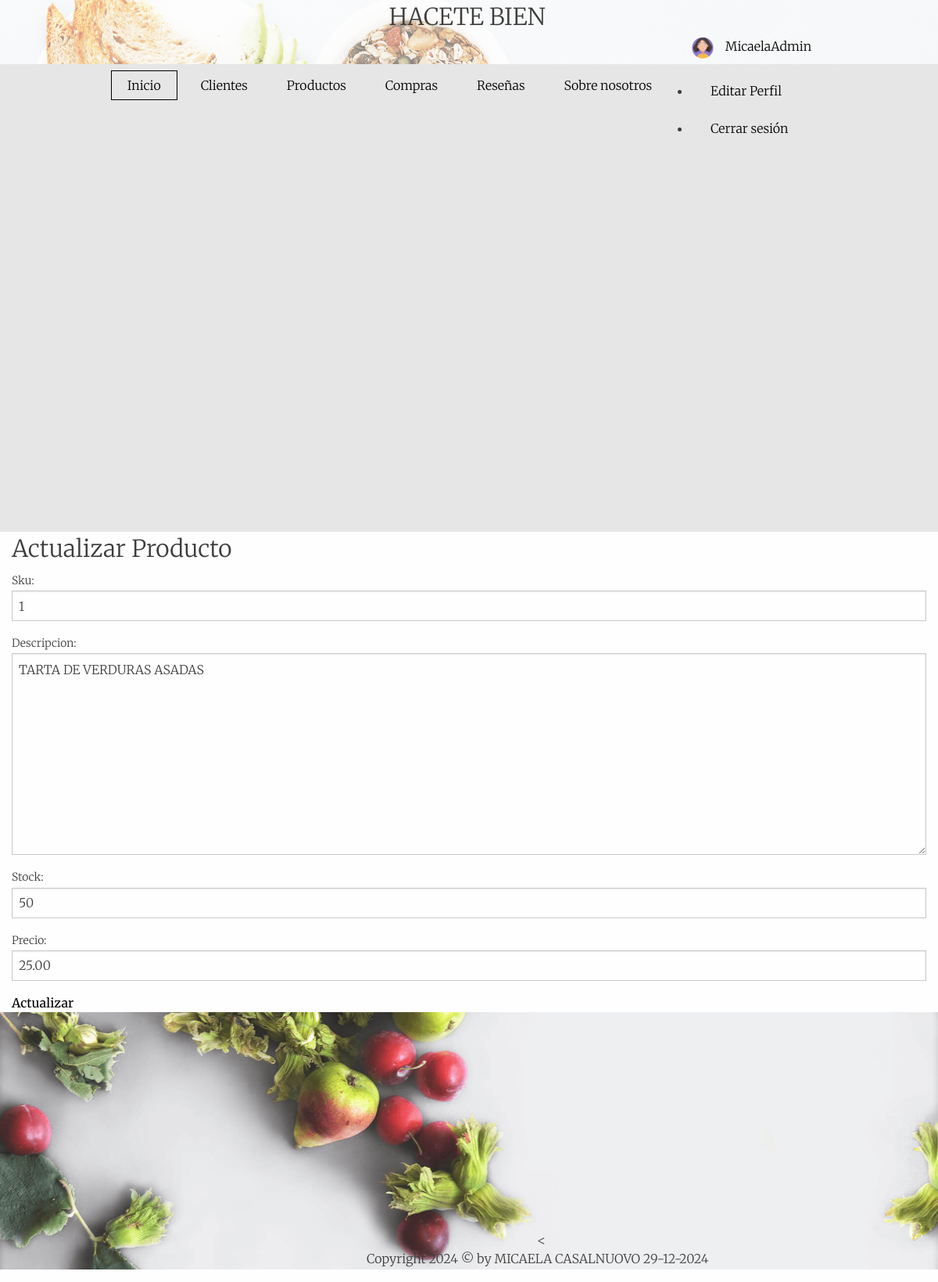
The app's page /Users/producto/actualizar/1/ (signed in), older data.
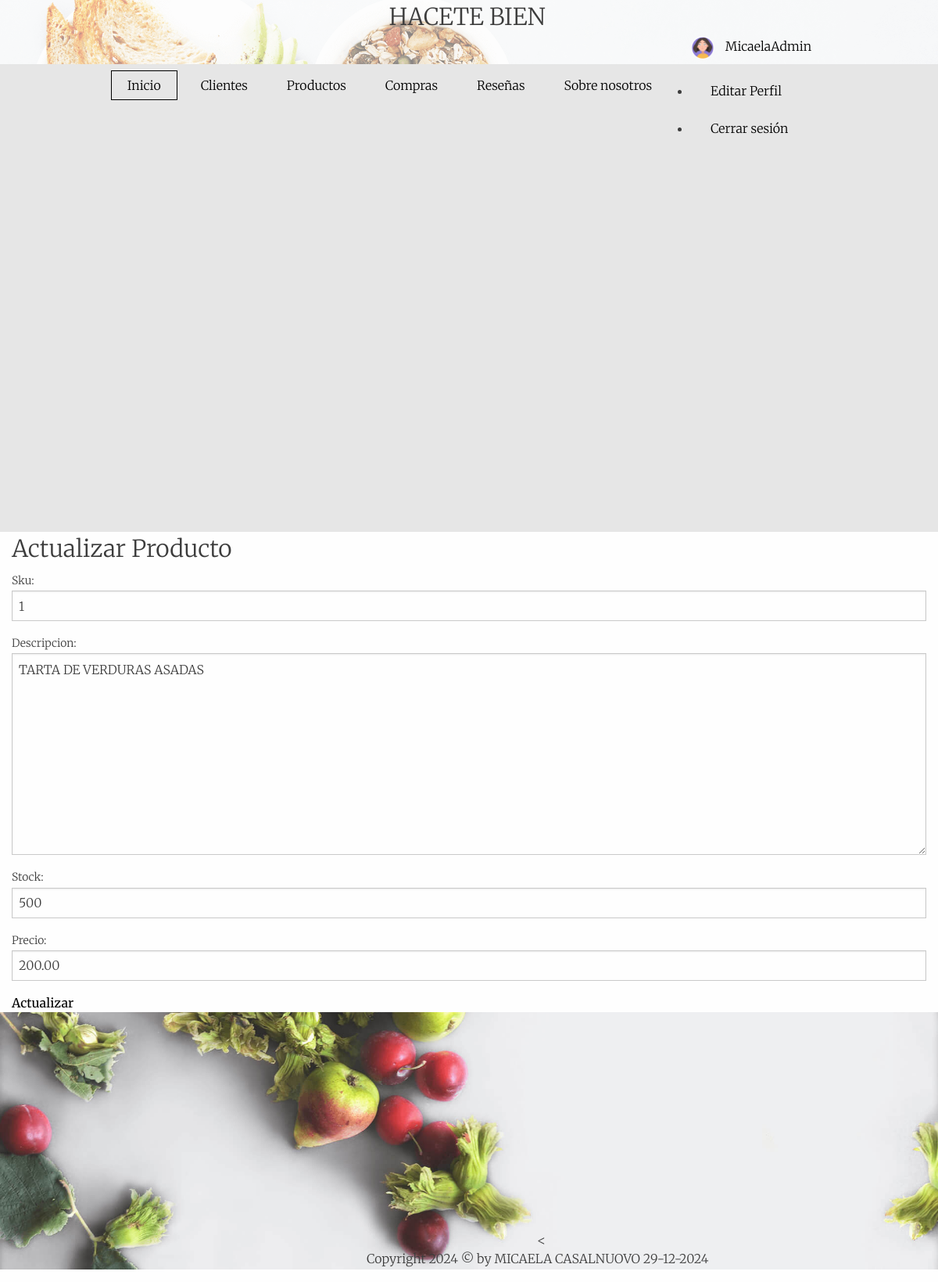
The same page, newer data.
### App/models.py (models this page shows, shortened)
class ModeloProducto(models.Model):
    sku = models.CharField(max_length=50, unique=True)
    descripcion = models.TextField()
    stock = models.PositiveIntegerField()
    precio = models.DecimalField(max_digits=10, decimal_places=2)

### App/views.py (the view, shortened to what this page needs)
# urls.py: path('producto/actualizar/<str:sku>/', views.ProductoUpdateView.as_view(), name='producto_update'),
class ProductoUpdateView(UpdateView):
    model = ModeloProducto
    form_class = ModeloProductoForm
    template_name = 'App/producto_form.html'
    context_object_name = 'producto'
    def get_object(self, queryset=None):
        return ModeloProducto.objects.get(sku=self.kwargs['sku'])

### App/forms.py
class ModeloProductoForm(forms.ModelForm):
    class Meta:
        model = ModeloProducto
        fields = ['sku', 'descripcion', 'stock', 'precio']

### App/templates/App/producto_form.html (shortened to what this page needs)
{% extends "App/base.html" %}
{% block main %}
<section id="actualizar-producto">
    <div class="container">
        <h1>Actualizar Producto</h1>
        <form method="post">
            {{ form.as_p }}
            <button type="submit">Actualizar</button>
        </form>
    </div>
</section>
{% endblock %}

Row changes from the older to the newer data that the page shows:
changed ModeloProducto "TARTA DE VERDURAS ASADAS": stock "50" → "500"; precio "25.00" → "200.00"
